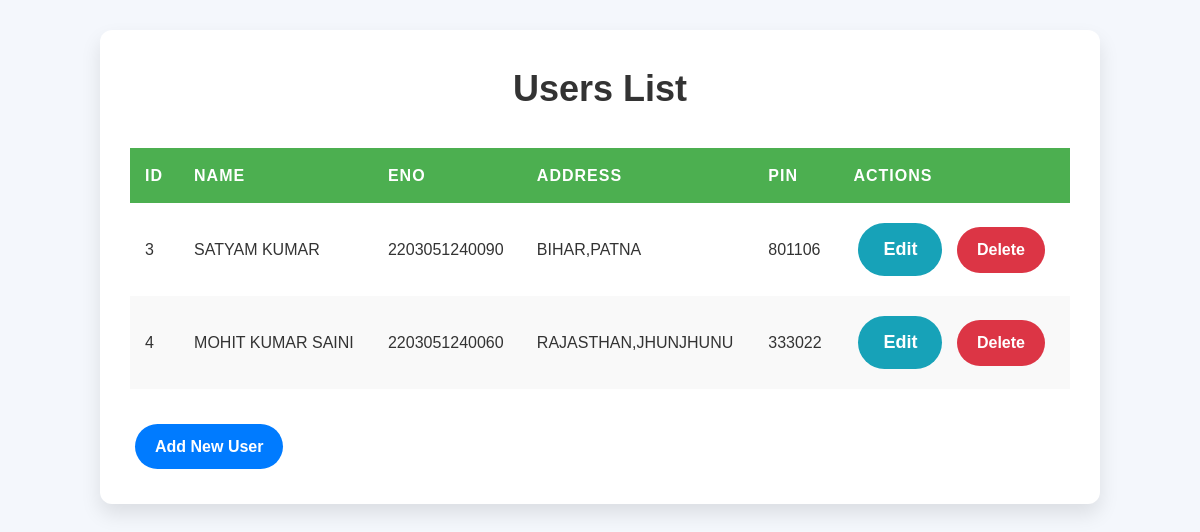
The page /index on the database as committed earlier.
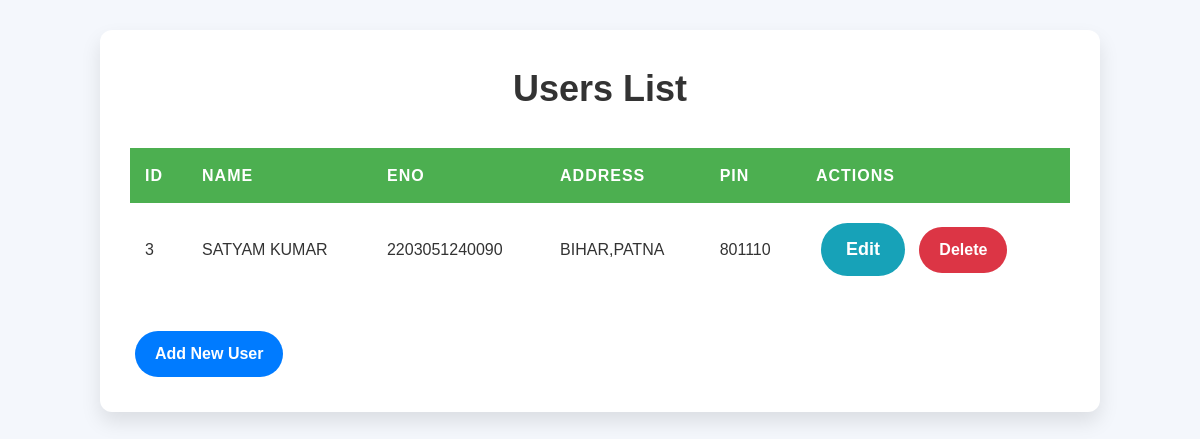
The same page on the database as committed later.
### tables this page shows
CREATE TABLE "users" (
	"UID"	INTEGER PRIMARY KEY AUTOINCREMENT,
	"UNAME"	TEXT,
	"UENNO"	TEXT,
    "UADD" TEXT,
    "UPIN" INTEGER
);

### app.py (the view)
@app.route("/")
@app.route("/index")
def index():
    con = get_db_connection()
    cur = con.cursor()
    cur.execute("SELECT * FROM users")
    data = cur.fetchall()
    con.close()
    return render_template("index.html", datas=data)

### app.py (called while the page is built)
def get_db_connection():
    con = sql.connect("db3.db")
    con.row_factory = sql.Row
    return con

### templates/index.html (shortened to what this page needs)
<!DOCTYPE html>
<html lang="en">
<head>
    <link rel="stylesheet" href="{{ url_for('static', filename='css/styles.css') }}">
</head>
<body>
    <div class="container">
        <h1 class="text-center">Users List</h1>
        <table class="table table-bordered table-striped">
            <thead>
                <tr>
                    <th>ID</th>
                    <th>Name</th>
                    <th>ENo</th>
                    <th>Address</th>
                    <th>PIN</th>
                    <th>Actions</th>
                </tr>
            </thead>
            <tbody>
                {% for user in datas %}
                <tr>
                    <td>{{ user['UID'] }}</td>
                    <td>{{ user['UNAME'] }}</td>
                    <td>{{ user['UENNO'] }}</td>
                    <td>{{ user['UADD'] }}</td>
                    <td>{{ user['UPIN'] }}</td>
                    <td>
                        <a href="{{ url_for('edit_user', uid=user['UID']) }}" class="btn btn-info">Edit</a>
                        <a href="{{ url_for('delete_user', uid=user['UID']) }}" class="btn btn-danger" onclick="return confirm('Are you sure you want to delete this user?')">Delete</a>
                    </td>
                </tr>
                {% endfor %}
            </tbody>
        </table>
        <a href="{{ url_for('add_user') }}" class="btn btn-primary">Add New User</a>
    </div>
</body>
</html>

### static/css/styles.css (style rules this page uses)
* { box-sizing: border-box; margin: 0; padding: 0; }
body { font-family: 'Arial', sans-serif; background-color: #f4f7fc; color: #333; line-height: 1.6; padding: 30px 0; }
.container { max-width: 1000px; margin: 0 auto; background-color: #fff; padding: 30px; border-radius: 12px; box-shadow: 0 10px 20px rgba(0, 0, 0, 0.1); overflow: hidden; }
h1 { font-size: 36px; color: #333; margin-bottom: 30px; text-align: center; font-weight: 600; }
table { width: 100%; border-collapse: collapse; margin-bottom: 30px; }
th, td { padding: 15px; text-align: left; font-size: 16px; }
th { background-color: #4CAF50; color: white; text-transform: uppercase; letter-spacing: 1px; }
.btn { display: inline-block; padding: 10px 20px; margin: 5px; font-size: 16px; font-weight: bold; text-decoration: none; text-align: center; border-radius: 30px; cursor: pointer; transition: all 0.3s ease-in-out; }
.btn-primary { background-color: #007bff; color: white; border: none; }
.btn-info { background-color: #17a2b8; color: white; text-decoration: none; padding: 12px 25px; border-radius: 30px; font-size: 18px; font-weight: bold; transition: all 0.3s ease-in-out; }
.btn-danger { background-color: #dc3545; color: white; border: none; }

Rows that differ between the two databases and show on the page:
removed users: UID "4", UNAME "MOHIT KUMAR SAINI", UENNO "2203051240060", UADD "RAJASTHAN,JHUNJHUNU", UPIN "333022"
changed users "SATYAM KUMAR": UPIN "801106" → "801110"
